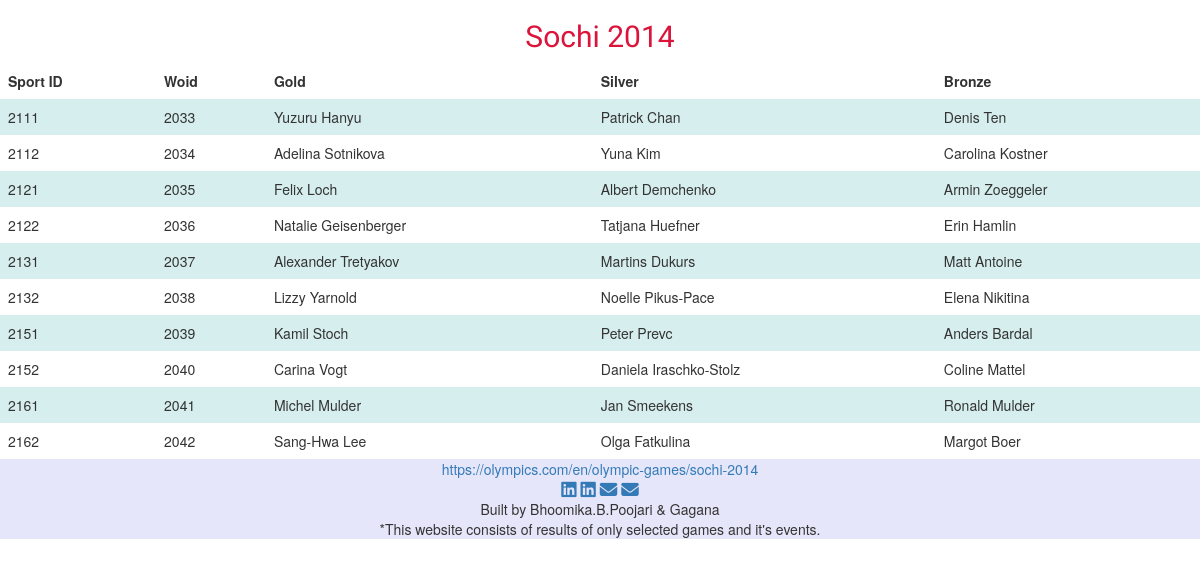
The app's page /WOspts/2014.php with its own data.
### tables this page shows
CREATE TABLE IF NOT EXISTS `winter_olympic` (
  `Woid` int(5) NOT NULL AUTO_INCREMENT,
  `Sportid` int(5) NOT NULL,
  `Year` int(5) NOT NULL,
  `Gold` varchar(100) NOT NULL,
  `Silver` varchar(100) NOT NULL,
  `Bronze` varchar(100) NOT NULL,
  PRIMARY KEY (`Woid`),
  KEY `Year` (`Year`,`Sportid`),
  KEY `SID1_fk` (`Sportid`)
);

### WOspts/2014.php (the view, shortened to what this page needs)
<!DOCTYPE html>
<html lang="en">
<head>
    <link href="https://cdn.jsdelivr.net/npm/bootstrap@5.1.3/dist/css/bootstrap.min.css"
    rel="stylesheet"
>
    <link rel="stylesheet" href="https://maxcdn.bootstrapcdn.com/bootstrap/3.4.1/css/bootstrap.min.css">
    <link rel="stylesheet" href="./css/style.css">
</head>
<body>
    <div class="container">
        <div class="row">
          <div class="text-center">
            <h2 class="site-title desc" style="font-size:30px;">Sochi 2014</h2>
          </div>
        </div>
    </div>
<table>
  <tr>
  <th>Sport ID</th>
  <th>Woid</th>
  <th>Gold</th>
  <th>Silver</th>
  <th>Bronze</th>
  <?php
      $conn=mysqli_connect("localhost","root","","olympic_base");
      $sql="SELECT * FROM winter_olympic";
      $result=$conn->query($sql);
      if($result->num_rows>0){
        while($row=$result->fetch_assoc()){
          if($row["Year"]==2014)
          echo "<tr><td>".$row["Sportid"]."</td><td>".$row["Woid"]."</td><td>".$row["Gold"]."</td><td>".$row["Silver"]."</td><td>".$row["Bronze"]."</td></tr>";
        }
      }
        else{
          echo "no results";
        }
    ?>
</table>
<footer id="footer" class="text-center hdrbg">
<a href="https://olympics.com/en/olympic-games/sochi-2014" add target="_blank">https://olympics.com/en/olympic-games/sochi-2014</a><br>
    <a href="https://www.linkedin.com/in/bhoomika-poojari/" add target="_blank"> <i class=" foot fab fa-linkedin fa-lg"></i></a>
    <a href="https://www.linkedin.com/in/gagana-darshana/" add target="_blank"><i class=" foot fab fa-linkedin fa-lg"></i></a>
    <a href="mailto:poojaribhoomika5@gmail.com" add target="_blank"><i class=" foot fas fa-envelope fa-lg "></i></a>
    <a href="mailto:gagana.darshana@gmail.com" add target="_blank"> <i class=" foot fas fa-envelope fa-lg"></i></a>
    <p class="cp"> Built by Bhoomika.B.Poojari & Gagana <br>*This website consists of results of only selected games and it's events.</p>
  </footer>
</body>
</html>

### css/style.css (style rules this page uses)
:root { --MnB:#191970; --cfB:#6495ED; --Crs:#DC143C; --lsm:#FFA07A; --Gyw:#ADFF2F; --Tal:#008080; --Plm:#DDA0DD; --Lvn:#E6E6FA; --Lvb:#FFF0F5; --Lnn:#FAF0E6; --Abrl: 'Abril Fatface', cursive; --Amtc: 'Amatic SC', cursive; --Antn: 'Anton', sans-serif; --Atdr: 'Architects Daughter', cursive; --Cnzl: 'Cinzel', serif; --Gugi: 'Gugi', cursive; --Lato: 'Lato', sans-serif; --Mnda: 'Monda', sans-serif; --Rgts: 'Righteous', cursive; --Rbto: 'Roboto', sans-serif; --Sfia: 'Sofia', cursive; }
.desc { color:var(--Crs); font-family:var(--Mnda); }
.hdrbg { background-color:var(--Lvn); }
.text-center { text-align: center!important; }

### WOspts/2014.php (style rules this page uses)
table { border-collapse: collapse; width: 100%; }
th, td { text-align: left; padding: 8px; }
tr:nth-child(even) { background-color: #D6EEEE; }

### records on screen
winter_olympic: Sportid "2111", Woid "2033", Gold "Yuzuru Hanyu", Silver "Patrick Chan", Bronze "Denis Ten"
winter_olympic: Sportid "2112", Woid "2034", Gold "Adelina Sotnikova", Silver "Yuna Kim", Bronze "Carolina Kostner"
winter_olympic: Sportid "2121", Woid "2035", Gold "Felix Loch", Silver "Albert Demchenko", Bronze "Armin Zoeggeler"
winter_olympic: Sportid "2122", Woid "2036", Gold "Natalie Geisenberger", Silver "Tatjana Huefner", Bronze "Erin Hamlin"
winter_olympic: Sportid "2131", Woid "2037", Gold "Alexander Tretyakov", Silver "Martins Dukurs", Bronze "Matt Antoine"
winter_olympic: Sportid "2132", Woid "2038", Gold "Lizzy Yarnold", Silver "Noelle Pikus-Pace", Bronze "Elena Nikitina"
winter_olympic: Sportid "2151", Woid "2039", Gold "Kamil Stoch", Silver "Peter Prevc", Bronze "Anders Bardal"
winter_olympic: Sportid "2152", Woid "2040", Gold "Carina Vogt", Silver "Daniela Iraschko-Stolz", Bronze "Coline Mattel"
winter_olympic: Sportid "2161", Woid "2041", Gold "Michel Mulder", Silver "Jan Smeekens", Bronze "Ronald Mulder"
winter_olympic: Sportid "2162", Woid "2042", Gold "Sang-Hwa Lee", Silver "Olga Fatkulina", Bronze "Margot Boer"
